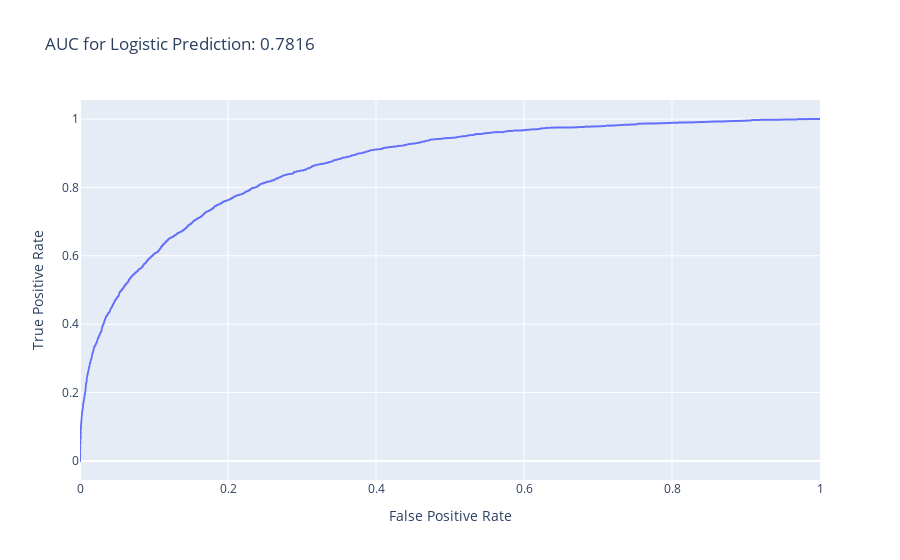

Source (notebook cell):
### Code cell
px.line({'fpr': fpr, 'tpr': tpr, 'thresholds': thresholds}, x='fpr', y='tpr', title=f'AUC for Logistic Prediction: {np.round(lr_auc, 4)}', labels={'fpr': 'False Positive Rate', 'tpr': 'True Positive Rate'})

### Figure 1 — Plotly figure (JSON) as saved in the notebook; plotly's stock layout.template omitted (floating-point values rounded to 4 significant figures; data arrays with more than 128 entries replaced by an {"elided": "..."} marker saying what was removed)
{"data": [{"hovertemplate": "False Positive Rate=%{x}<br>True Positive Rate=%{y}<extra></extra>", "legendgroup": "", "line": {"color": "#636efa", "dash": "solid"}, "marker": {"symbol": "circle"}, "mode": "lines", "name": "", "showlegend": false, "type": "scattergl", "x": {"elided": "3880 float values"}, "xaxis": "x", "y": {"elided": "3880 float values"}, "yaxis": "y"}], "layout": {"legend": {"tracegroupgap": 0}, "title": {"text": "AUC for Logistic Prediction: 0.7816"}, "xaxis": {"anchor": "y", "domain": [0, 1], "title": {"text": "False Positive Rate"}}, "yaxis": {"anchor": "x", "domain": [0, 1], "title": {"text": "True Positive Rate"}}}}
